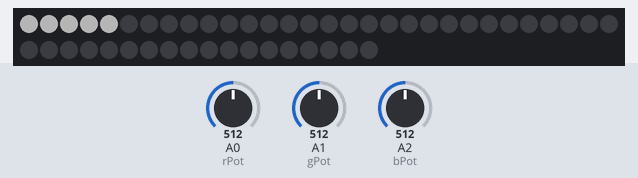
Bench run of a sketch on a simulated Arduino Uno, built with avr-gcc and run on an emulated ATmega328P. On the bench: 48 RGB LEDs in strip order, left to right, continuing on the next row. The test bench sets the inputs (shaded band); at power-on: A0 (rPot) = 512, A1 (gPot) = 512, A2 (bPot) = 512. Dim RGB values are drawn brighter than linear.

Above: at 1.2 s.
1.3 s: A0 (rPot) set to 716
At 3.16 s:
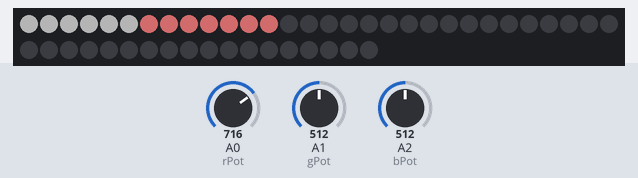
3.7 s: A1 (gPot) set to 716
At 5.18 s:
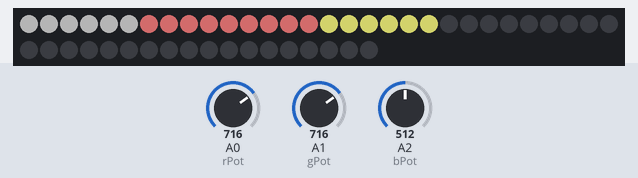
6.0 s: A2 (bPot) set to 306
At 7.2 s:
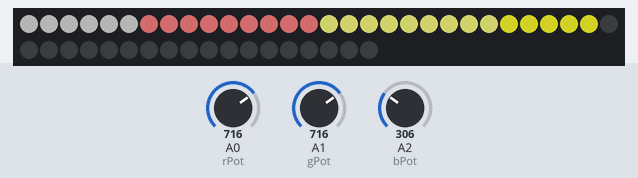
8.3 s: A0 (rPot) set to 900
At 9.22 s:
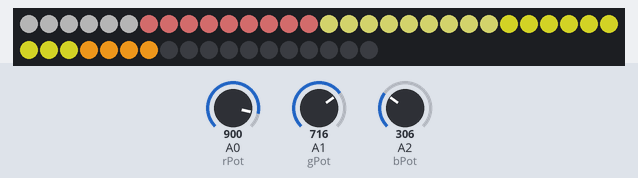
10.5 s: A1 (gPot) set to 511
At 11.24 s:
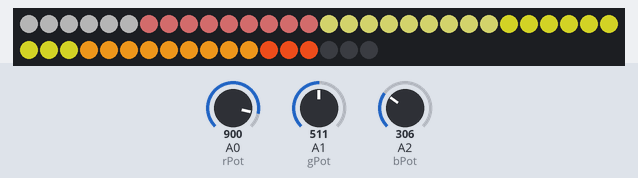
12.8 s: A2 (bPot) set to 716
At 13.26 s:
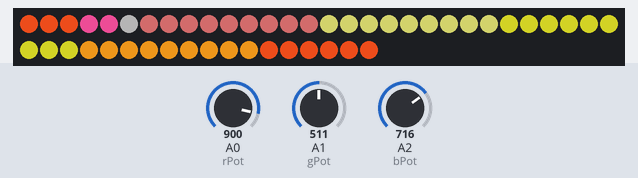

Measured:
- after the input at 1.3 s, the LEDs: first change after 0.22 s (image 1 shows a later state)
- after the input at 3.7 s, the LEDs: first change after 0.09 s (image 2 shows a later state)
- after the input at 6.0 s, the LEDs: first change after 0.06 s (image 3 shows a later state)
- after the input at 8.3 s, the LEDs: first change at once (image 4 shows a later state)
- after the input at 10.5 s, the LEDs: first change after 0.11 s (image 5 shows a later state)
- after the input at 12.8 s, the LEDs: first change after 0.08 s (image 6 shows a later state)

The sketch:

led-test4.ino
```cpp
#include <FastLED.h>

const int numLeds = 48;
const int dataPin = 6;
const int rPot = 0;
const int gPot = 1;
const int bPot = 2;
const int aButton = 3;
const int bButton = 4;
float addR = 0;
float addG = 0;
float addB = 0;
float brightness = 0;
bool dim = false;

CRGB leds[numLeds];

void setup() {
  FastLED.addLeds<NEOPIXEL, dataPin>(leds, numLeds);
  pinMode(aButton, INPUT_PULLUP);
  pinMode(bButton, INPUT_PULLUP);
}

void loop() {
  int i;
  for (i = 0; i < numLeds; ++i)
  {
    leds[i].r = dim8_raw(map(analogRead(rPot), 0, 1023, 0, 255));
    leds[i].g = dim8_raw(map(analogRead(gPot), 0, 1023, 0, 255));
    leds[i].b = dim8_raw(map(analogRead(bPot), 0, 1023, 0, 255));
    FastLED.show();
    delay(250);
  }
}
```
